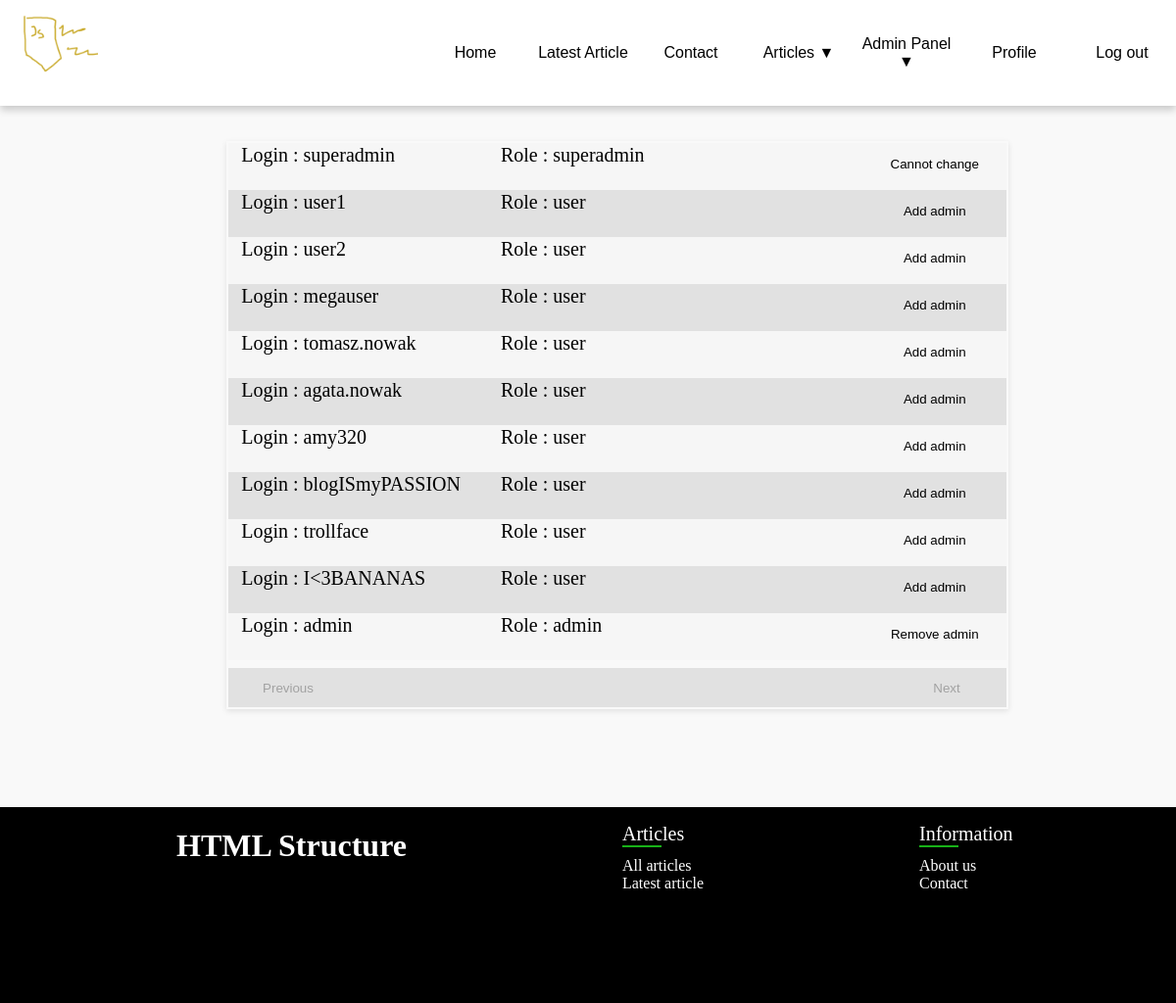
The app's page /adminpanel.php (signed in), older data.
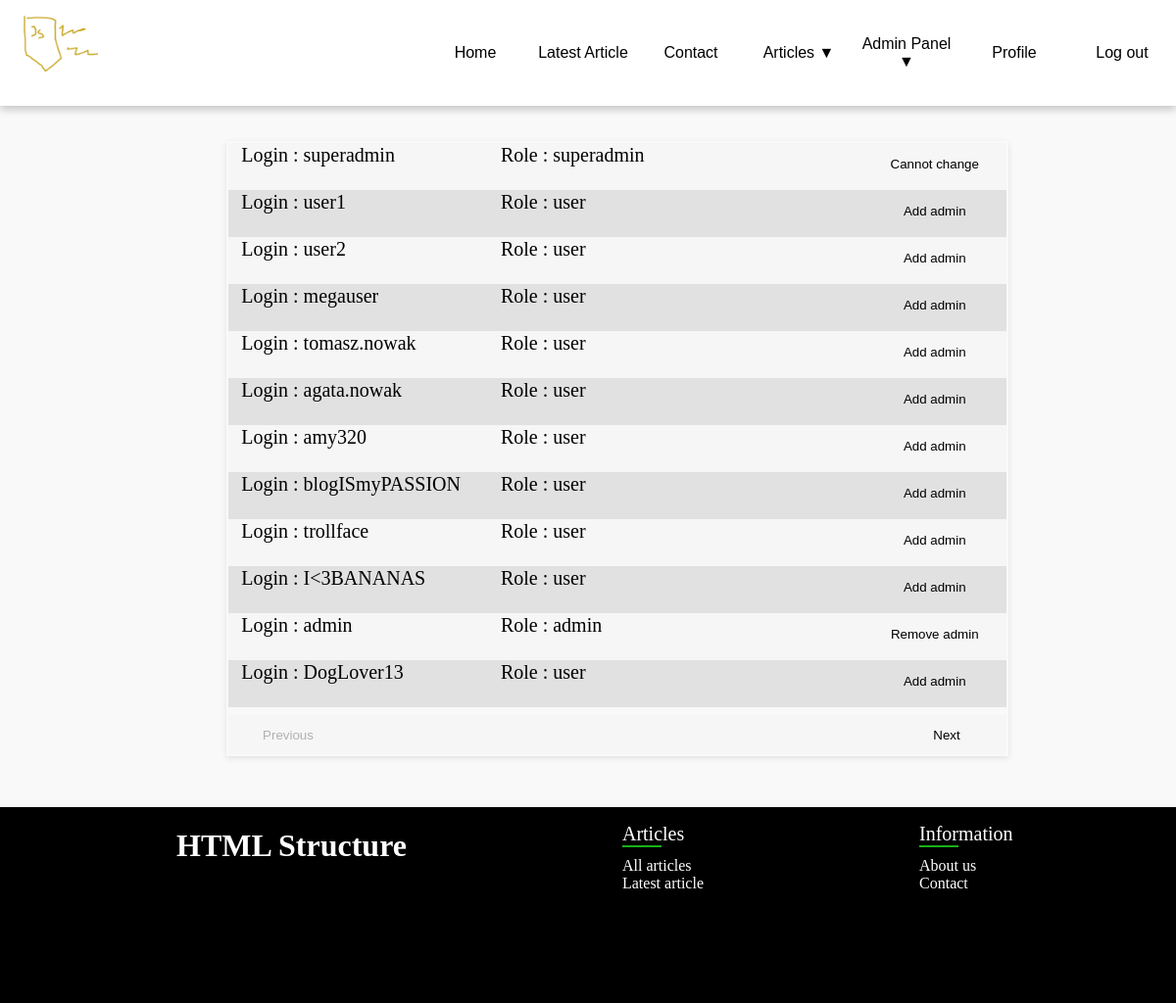
The same page, newer data.
### tables this page shows
CREATE TABLE `users` (
  `id` int(11) NOT NULL,
  `login` text DEFAULT NULL,
  `password` text DEFAULT NULL,
  `role` varchar(10) DEFAULT NULL
);

### adminpanel.php (the view, shortened to what this page needs)
<?php
include('php/functions.php');
$userCount = $con->query("SELECT COUNT(*) FROM users")->fetch_row()[0];
$page = isset($_GET['page']) ? (int)$_GET['page'] : 1;
$perPage = 12;
$offset = ($page - 1) * $perPage;
$query = $con->prepare("SELECT * FROM users ORDER BY id ASC LIMIT ? OFFSET ?");
$query->bind_param("ii", $perPage, $offset);
$query->execute();
$result = $query->get_result();
$users = $result->fetch_all(MYSQLI_ASSOC);
?>
<!DOCTYPE html>
<html lang="pl">
<head>
    <link rel="stylesheet" href="style.css">
</head>
<body>
    <div class="container">
        <main class="adminpanel">
        <table>
            <?php
                foreach($users as $user) {
                $login = $user['login'];
                $userRole = $user['role'];
                ?>
                <tr>
                    <td>Login : <?php echo $login; ?></td>
                    <td>Role : <?php echo $userRole; ?></td>
                    <td>
                    <?php
                        if(!isSuperAdmin($userRole)){
                            ?>
                            <button onClick="location.href='adminpanel.php?changePerms=<?php echo $login; ?>'">
                                <?= isAdmin($userRole) ? "Remove admin" : "Add admin"; ?>
                            </button>
                            <?php
                        }
                        else{
                            ?>
                            <button>Cannot change</button>
                            <?php
                        }
                    ?>
                    </td>
                </tr>
            <?php
            }
            ?>
            <tr id="adminpagebuttons">
                <td><button <?php echo $page - 1 <=0 ? 'disabled' : ''; ?> onClick="location.href='adminpanel.php?page=<?php echo $page -1; ?>'">Previous</button></td>
                <td></td>
                <td><button <?php echo $offset + $perPage >= $userCount ? 'disabled' : ''; ?> onClick="location.href='adminpanel.php?page=<?php echo $page + 1; ?>'">Next</button></td>
        </tr>
        </table>
        </main>
    </div>
</body>
</html>

Row changes from the older to the newer data that the page shows:
added users: login "DogLover13", role "user", shows "Add admin"
